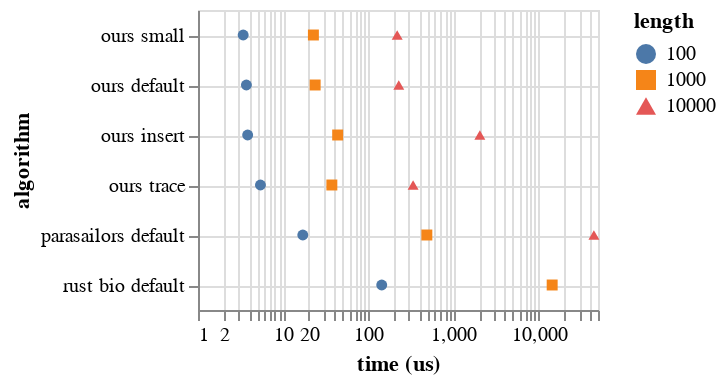

Notebook cell for this chart:
### Markdown cell above
Random Protein Sequences Benchmark (AVX2)

### Code cell
c = alt.Chart(data).mark_point(opacity = 1, filled = True).encode(
    x = alt.X("time", axis = alt.Axis(title = "time (us)"), scale = alt.Scale(type = "log", domain = [1, 50000])),
    y = alt.Y("algorithm property", axis = alt.Axis(title = "algorithm", grid = True), sort = alt.EncodingSortField(field = "time")),
    color = "length:N",
    shape = "length:N"
).transform_filter(
    datum.alphabet == "protein"
).properties(
    width = 200,
    height = 150
)
save(c, "random_protein_bench.pdf")
c

### Figure 1 — Vega-Lite specification as saved in the notebook (floating-point values rounded to 4 significant figures)
{"config": {"view": {"continuousWidth": 400, "continuousHeight": 300}}, "data": {"name": "data-8c431e676a4a9b9ad03c84980aed0746"}, "mark": {"type": "point", "filled": true, "opacity": 1}, "encoding": {"color": {"type": "nominal", "field": "length"}, "shape": {"type": "nominal", "field": "length"}, "x": {"type": "quantitative", "axis": {"title": "time (us)"}, "field": "time", "scale": {"domain": [1, 50000], "type": "log"}}, "y": {"type": "nominal", "axis": {"grid": true, "title": "algorithm"}, "field": "algorithm property", "sort": {"field": "time"}}}, "height": 150, "transform": [{"filter": "(datum.alphabet === 'protein')"}], "width": 200, "$schema": "https://vega.github.io/schema/vega-lite/v4.8.1.json", "datasets": {"data-8c431e676a4a9b9ad03c84980aed0746": [{"algorithm": "parasailors", "alphabet": "protein", "k": 1000, "length": 10000, "property": "default", "time": 44750.0, "algorithm property": "parasailors default"}, {"algorithm": "parasailors", "alphabet": "protein", "k": 100, "length": 1000, "property": "default", "time": 487.9, "algorithm property": "parasailors default"}, {"algorithm": "parasailors", "alphabet": "protein", "k": 10, "length": 100, "property": "default", "time": 17.03, "algorithm property": "parasailors default"}, {"algorithm": "rust bio", "alphabet": "protein", "k": 100, "length": 1000, "property": "default", "time": 14470.0, "algorithm property": "rust bio default"}, {"algorithm": "rust bio", "alphabet": "protein", "k": 10, "length": 100, "property": "default", "time": 144.0, "algorithm property": "rust bio default"}, {"algorithm": "ours", "alphabet": "protein", "k": 1000, "length": 10000, "property": "default", "time": 228.4, "algorithm property": "ours default"}, {"algorithm": "ours", "alphabet": "protein", "k": 1000, "length": 10000, "property": "insert", "time": 2047.0, "algorithm property": "ours insert"}, {"algorithm": "ours", "alphabet": "protein", "k": 1000, "length": 10000, "property": "small", "time": 218.8, "algorithm property": "ours small"}, {"algorithm": "ours", "alphabet": "protein", "k": 1000, "length": 10000, "property": "trace", "time": 336.3, "algorithm property": "ours trace"}, {"algorithm": "ours", "alphabet": "protein", "k": 100, "length": 1000, "property": "default", "time": 23.78, "algorithm property": "ours default"}, {"algorithm": "ours", "alphabet": "protein", "k": 100, "length": 1000, "property": "insert", "time": 43.72, "algorithm property": "ours insert"}, {"algorithm": "ours", "alphabet": "protein", "k": 100, "length": 1000, "property": "small", "time": 22.68, "algorithm property": "ours small"}, {"algorithm": "ours", "alphabet": "protein", "k": 100, "length": 1000, "property": "trace", "time": 37.36, "algorithm property": "ours trace"}, {"algorithm": "ours", "alphabet": "protein", "k": 10, "length": 100, "property": "default", "time": 3.702, "algorithm property": "ours default"}, {"algorithm": "ours", "alphabet": "protein", "k": 10, "length": 100, "property": "insert", "time": 3.831, "algorithm property": "ours insert"}, {"algorithm": "ours", "alphabet": "protein", "k": 10, "length": 100, "property": "small", "time": 3.395, "algorithm property": "ours small"}, {"algorithm": "ours", "alphabet": "protein", "k": 10, "length": 100, "property": "trace", "time": 5.415, "algorithm property": "ours trace"}, {"algorithm": "ours", "alphabet": "nucleotide", "k": 1000, "length": 10000, "property": "default", "time": 215.7, "algorithm property": "ours default"}, {"algorithm": "ours", "alphabet": "nucleotide", "k": 100, "length": 1000, "property": "default", "time": 23.04, "algorithm property": "ours default"}, {"algorithm": "triple accel", "alphabet": "nucleotide", "k": 1000, "length": 10000, "property": "default", "time": 7341.0, "algorithm property": "triple accel default"}, {"algorithm": "triple accel", "alphabet": "nucleotide", "k": 100, "length": 1000, "property": "default", "time": 23.16, "algorithm property": "triple accel default"}]}}
